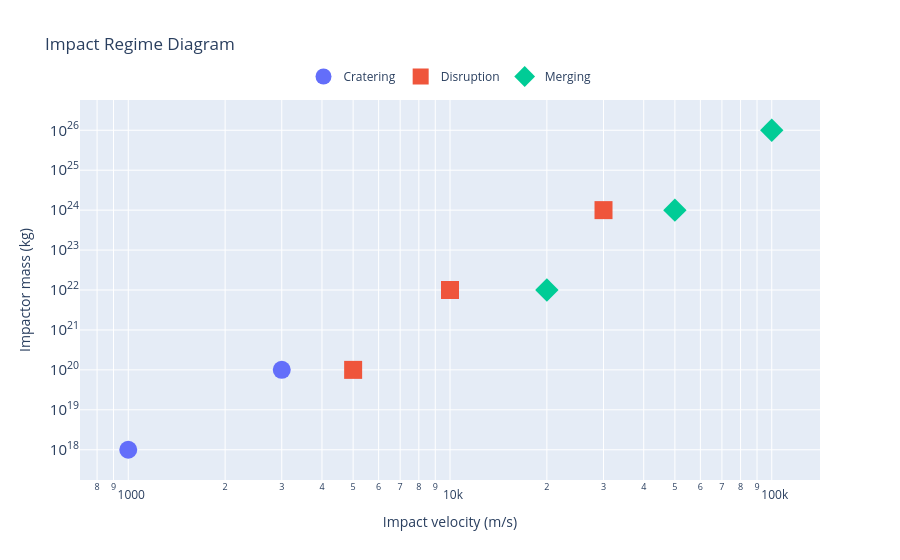

Notebook code cell kept with this figure:
### Markdown cell above
## 4. Impact Regime Diagram

Schematic partition of cratering, disruption, and merging regimes in impactor mass vs velocity space. Drives regime classification in `collision-system`.

### Code cell
fig = go.Figure()
for regime, vels, masses, sym in [
    ("Cratering",  [1e3,3e3,1e4], [1e18,1e20,1e22], "circle"),
    ("Disruption", [5e3,1e4,3e4], [1e20,1e22,1e24], "square"),
    ("Merging",    [2e4,5e4,1e5], [1e22,1e24,1e26], "diamond"),
]:
    fig.add_trace(go.Scatter(x=vels, y=masses, mode='markers', marker=dict(size=18, symbol=sym), name=regime))

fig.update_layout(title="Impact Regime Diagram",
                  xaxis_title="Impact velocity (m/s)", yaxis_title="Impactor mass (kg)",
                  legend=dict(orientation='h', y=1.1, x=0.5, xanchor='center'))
fig.update_xaxes(type="log")
fig.update_yaxes(type="log")
fig.show()

### Figure 1 — Plotly figure (JSON) as saved in the notebook; plotly's stock layout.template omitted (floating-point values rounded to 4 significant figures)
{"data": [{"marker": {"size": 18, "symbol": "circle"}, "mode": "markers", "name": "Cratering", "type": "scatter", "x": [1000.0, 3000.0, 10000.0], "y": [1e+18, 1e+20, 1e+22]}, {"marker": {"size": 18, "symbol": "square"}, "mode": "markers", "name": "Disruption", "type": "scatter", "x": [5000.0, 10000.0, 30000.0], "y": [1e+20, 1e+22, 1e+24]}, {"marker": {"size": 18, "symbol": "diamond"}, "mode": "markers", "name": "Merging", "type": "scatter", "x": [20000.0, 50000.0, 100000.0], "y": [1e+22, 1e+24, 1e+26]}], "layout": {"legend": {"orientation": "h", "x": 0.5, "xanchor": "center", "y": 1.1}, "title": {"text": "Impact Regime Diagram"}, "xaxis": {"title": {"text": "Impact velocity (m/s)"}, "type": "log"}, "yaxis": {"title": {"text": "Impactor mass (kg)"}, "type": "log"}}}
